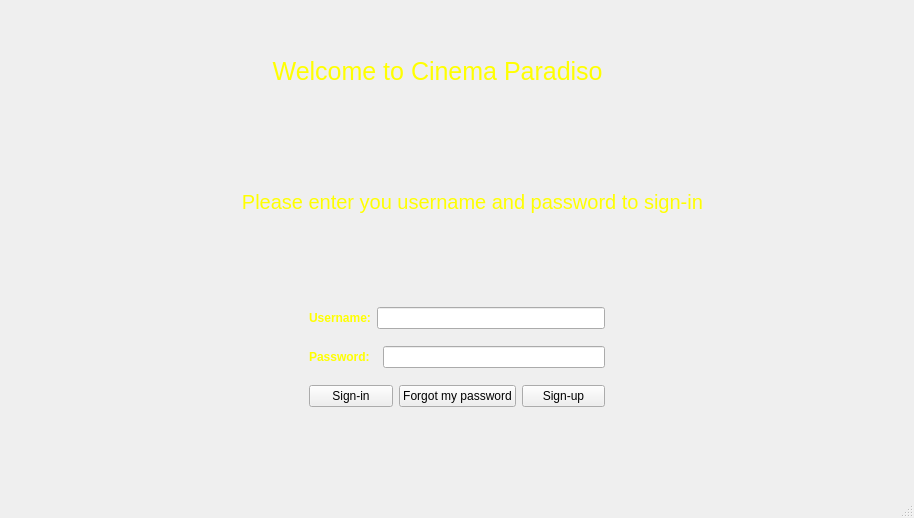
<?xml version="1.0" encoding="UTF-8"?>
<ui version="4.0">
 <class>MainWindow</class>
 <widget class="QMainWindow" name="MainWindow">
  <property name="geometry">
   <rect>
    <x>0</x>
    <y>0</y>
    <width>914</width>
    <height>518</height>
   </rect>
  </property>
  <property name="windowTitle">
   <string>MainWindow</string>
  </property>
  <property name="styleSheet">
   <string notr="true">QMainWindow{
background-image: url(:/img/curtains.png);
}
QStatusBar{
color:yellow;
}</string>
  </property>
  <widget class="QWidget" name="centralwidget">
   <layout class="QVBoxLayout" name="verticalLayout_3">
    <item>
     <layout class="QVBoxLayout" name="verticalLayout_2">
      <item>
       <widget class="QLabel" name="Welcome">
        <property name="cursor">
         <cursorShape>IBeamCursor</cursorShape>
        </property>
        <property name="styleSheet">
         <string notr="true">color:yellow;
font:25px;</string>
        </property>
        <property name="text">
         <string>                                      Welcome to Cinema Paradiso</string>
        </property>
       </widget>
      </item>
      <item>
       <widget class="QLabel" name="label_3">
        <property name="cursor">
         <cursorShape>IBeamCursor</cursorShape>
        </property>
        <property name="styleSheet">
         <string notr="true">color:yellow;
font:20px;</string>
        </property>
        <property name="text">
         <string>                                          Please enter you username and password to sign-in</string>
        </property>
       </widget>
      </item>
      <item>
       <spacer name="verticalSpacer_3">
        <property name="orientation">
         <enum>Qt::Vertical</enum>
        </property>
        <property name="sizeType">
         <enum>QSizePolicy::Fixed</enum>
        </property>
        <property name="sizeHint" stdset="0">
         <size>
          <width>20</width>
          <height>37</height>
         </size>
        </property>
       </spacer>
      </item>
      <item>
       <layout class="QVBoxLayout" name="verticalLayout">
        <item>
         <layout class="QHBoxLayout" name="horizontalLayout_2">
          <item>
           <spacer name="horizontalSpacer_2">
            <property name="orientation">
             <enum>Qt::Horizontal</enum>
            </property>
            <property name="sizeType">
             <enum>QSizePolicy::Fixed</enum>
            </property>
            <property name="sizeHint" stdset="0">
             <size>
              <width>300</width>
              <height>20</height>
             </size>
            </property>
           </spacer>
          </item>
          <item>
           <widget class="QLabel" name="label">
            <property name="font">
             <font>
              <bold>true</bold>
             </font>
            </property>
            <property name="cursor">
             <cursorShape>IBeamCursor</cursorShape>
            </property>
            <property name="styleSheet">
             <string notr="true">color:yellow;</string>
            </property>
            <property name="text">
             <string>Username:</string>
            </property>
           </widget>
          </item>
          <item>
           <widget class="QLineEdit" name="username"/>
          </item>
          <item>
           <spacer name="horizontalSpacer_3">
            <property name="orientation">
             <enum>Qt::Horizontal</enum>
            </property>
            <property name="sizeType">
             <enum>QSizePolicy::Fixed</enum>
            </property>
            <property name="sizeHint" stdset="0">
             <size>
              <width>300</width>
              <height>0</height>
             </size>
            </property>
           </spacer>
          </item>
         </layout>
        </item>
        <item>
         <spacer name="verticalSpacer">
          <property name="orientation">
           <enum>Qt::Vertical</enum>
          </property>
          <property name="sizeType">
           <enum>QSizePolicy::Fixed</enum>
          </property>
          <property name="sizeHint" stdset="0">
           <size>
            <width>20</width>
            <height>11</height>
           </size>
          </property>
         </spacer>
        </item>
        <item>
         <layout class="QHBoxLayout" name="horizontalLayout_3">
          <item>
           <spacer name="horizontalSpacer_4">
            <property name="orientation">
             <enum>Qt::Horizontal</enum>
            </property>
            <property name="sizeType">
             <enum>QSizePolicy::Fixed</enum>
            </property>
            <property name="sizeHint" stdset="0">
             <size>
              <width>300</width>
              <height>20</height>
             </size>
            </property>
           </spacer>
          </item>
          <item>
           <widget class="QLabel" name="label_2">
            <property name="font">
             <font>
              <bold>true</bold>
             </font>
            </property>
            <property name="cursor">
             <cursorShape>IBeamCursor</cursorShape>
            </property>
            <property name="styleSheet">
             <string notr="true">color:yellow;</string>
            </property>
            <property name="text">
             <string>Password:  </string>
            </property>
           </widget>
          </item>
          <item>
           <widget class="QLineEdit" name="password">
            <property name="echoMode">
             <enum>QLineEdit::Password</enum>
            </property>
           </widget>
          </item>
          <item>
           <spacer name="horizontalSpacer_5">
            <property name="orientation">
             <enum>Qt::Horizontal</enum>
            </property>
            <property name="sizeType">
             <enum>QSizePolicy::Fixed</enum>
            </property>
            <property name="sizeHint" stdset="0">
             <size>
              <width>300</width>
              <height>20</height>
             </size>
            </property>
           </spacer>
          </item>
         </layout>
        </item>
        <item>
         <spacer name="verticalSpacer_2">
          <property name="orientation">
           <enum>Qt::Vertical</enum>
          </property>
          <property name="sizeType">
           <enum>QSizePolicy::Fixed</enum>
          </property>
          <property name="sizeHint" stdset="0">
           <size>
            <width>20</width>
            <height>11</height>
           </size>
          </property>
         </spacer>
        </item>
        <item>
         <layout class="QHBoxLayout" name="horizontalLayout">
          <item>
           <spacer name="horizontalSpacer_6">
            <property name="orientation">
             <enum>Qt::Horizontal</enum>
            </property>
            <property name="sizeType">
             <enum>QSizePolicy::Fixed</enum>
            </property>
            <property name="sizeHint" stdset="0">
             <size>
              <width>300</width>
              <height>20</height>
             </size>
            </property>
           </spacer>
          </item>
          <item>
           <widget class="QPushButton" name="Signin">
            <property name="cursor">
             <cursorShape>PointingHandCursor</cursorShape>
            </property>
            <property name="text">
             <string>Sign-in</string>
            </property>
           </widget>
          </item>
          <item>
           <widget class="QPushButton" name="forgotpassword">
            <property name="text">
             <string>Forgot my password</string>
            </property>
           </widget>
          </item>
          <item>
           <widget class="QPushButton" name="Signup">
            <property name="cursor">
             <cursorShape>PointingHandCursor</cursorShape>
            </property>
            <property name="text">
             <string>Sign-up</string>
            </property>
           </widget>
          </item>
          <item>
           <spacer name="horizontalSpacer_7">
            <property name="orientation">
             <enum>Qt::Horizontal</enum>
            </property>
            <property name="sizeType">
             <enum>QSizePolicy::Fixed</enum>
            </property>
            <property name="sizeHint" stdset="0">
             <size>
              <width>300</width>
              <height>20</height>
             </size>
            </property>
           </spacer>
          </item>
         </layout>
        </item>
       </layout>
      </item>
     </layout>
    </item>
    <item>
     <spacer name="verticalSpacer_4">
      <property name="orientation">
       <enum>Qt::Vertical</enum>
      </property>
      <property name="sizeType">
       <enum>QSizePolicy::Fixed</enum>
      </property>
      <property name="sizeHint" stdset="0">
       <size>
        <width>20</width>
        <height>80</height>
       </size>
      </property>
     </spacer>
    </item>
   </layout>
  </widget>
  <widget class="QMenuBar" name="menubar">
   <property name="geometry">
    <rect>
     <x>0</x>
     <y>0</y>
     <width>914</width>
     <height>22</height>
    </rect>
   </property>
  </widget>
  <widget class="QStatusBar" name="statusbar"/>
 </widget>
 <resources/>
 <connections/>
</ui>
